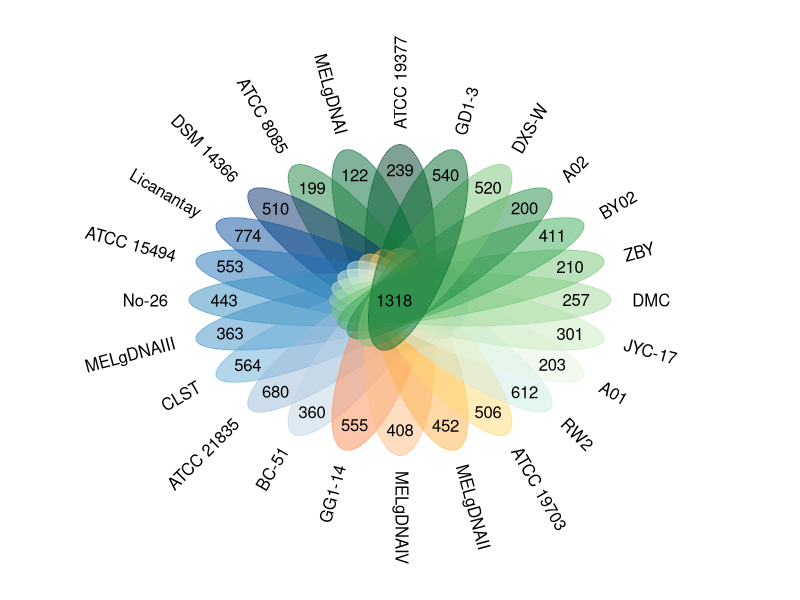

Source code (R):
flower_plot2 <- function(sample, value, start, a, b,
ellipse_col = c("#004529", "#006837", "#238443", "#08306b", "#08519c", "#2171b5", "#3690c0", "#4292c6", "#6baed6", "#9ebcda", "#bfd3e6", "#fc8d59", "#fdbb84", "#feb24c", "#fed976", "#ccece6", "#e5f5e0", "#c7e9c0", "#a1d99b", "#74c476", "#41ab5d", "#238b45", "#78c679", "#006d2c"),
circle_col = rgb(0, 162, 214, max = 255),
circle_text_cex = 1, labels=labels) {
par( bty = "n", ann = F, xaxt = "n", yaxt = "n", mar = c(1,1,1,1))
plot(c(0,10),c(0,10),type="n")
n   <- length(sample)
deg <- 360 / n
res <- lapply(1:n, function(t){
ellipse_col <- ellipse_col[t]
plotrix::draw.ellipse(x = 5 + cos((start + deg * (t - 1)) * pi / 180),
y = 5 + sin((start + deg * (t - 1)) * pi / 180),
col = ellipse_col,
border = ellipse_col,
a = a, b = b, angle = deg * (t - 1))
text(x = 5 + 2.5 * cos((start + deg * (t - 1)) * pi / 180),
y = 5 + 2.5 * sin((start + deg * (t - 1)) * pi / 180),
value[t]
)
if (deg * (t - 1) < 180 && deg * (t - 1) > 0 ) {
text(x = 5 + 3.3 * cos((start + deg * (t - 1)) * pi / 180),
y = 5 + 3.3 * sin((start + deg * (t - 1)) * pi / 180),
sample[t],
srt = deg * (t - 1) - start,
adj = 1,
cex = circle_text_cex
)
} else {
text(x = 5 + 3.3 * cos((start + deg * (t - 1)) * pi / 180),
y = 5 + 3.3 * sin((start + deg * (t - 1)) * pi / 180),
sample[t],
srt = deg * (t - 1) + start,
adj = 0,
cex = circle_text_cex
)
}
})
plotrix::draw.circle(x = 5, y = 5, r = 1.5, col = circle_col, border = circle_col )
# tune location by x and y.
text(x = 4.7, y = 5, labels=labels)
}

colors_flower <-c("#004529", "#006837", "#238443", "#08306b", "#08519c", "#2171b5", "#3690c0", "#4292c6", "#6baed6", "#9ebcda", "#bfd3e6", "#fc8d59", "#fdbb84", "#feb24c", "#fed976", "#ccece6", "#e5f5e0", "#c7e9c0", "#a1d99b", "#74c476", "#41ab5d", "#238b45", "#78c679", "#006d2c")
flower_plot2 (c("ATCC 19377", "MELgDNAI", "ATCC 8085", "DSM 14366", "Licanantay", "ATCC 15494", "No-26", "MELgDNAIII", "CLST", "ATCC 21835", "BC-51", "GG1-14", "MELgDNAIV", "MELgDNAII", "ATCC 19703", "RW2", "A01", "JYC-17", "DMC", "ZBY", "BY02", "A02", "DXS-W", "GD1-3"),
c(239,122,199,510,774,553,443,363,564,680,360,555,408,452,506,612,203,301,257,210,411,200,520,540 ), 90, 0.5, 2, labels="      1318",
ellipse_col = adjustcolor(colors_flower,alpha=0.5),
circle_col = topo.colors(1, alpha = 0) )